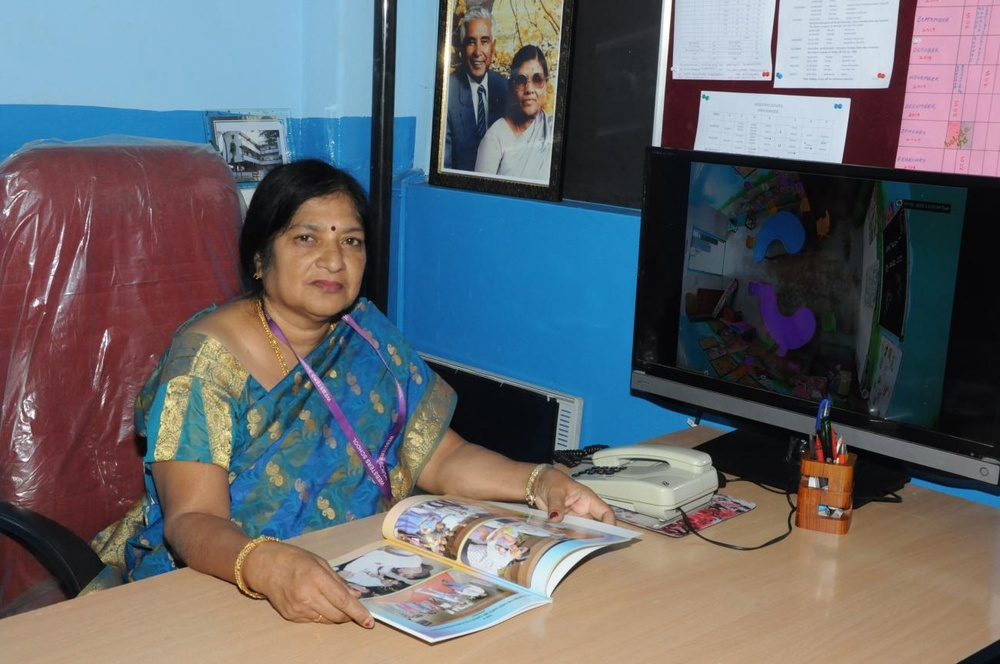
#> input picture imgs/013473d13190a0d847080987caf67eb7.jpeg, 1000 x 664 px, shrunk from 1300 x 863 before the run
$ python trim_gallery_images.py imgs/013473d13190a0d847080987caf67eb7.jpeg
#> lines starting #> are read from the running program, lines starting #| are printed output that depends on the picture
import os
import re
from PIL import Image, ImageChops

def trim_image(img):
    bg = Image.new(img.mode, img.size, img.getpixel((0,0)))
    diff = ImageChops.difference(img, bg)
    diff = ImageChops.add(diff, diff, 2.0, -100)
    bbox = diff.getbbox()
    if bbox:
        return img.crop(bbox)
    return img

import sys

def process_image(img_path):
    full_path = os.path.join(os.getcwd(), img_path)
    if os.path.exists(full_path):
        try:
            img = Image.open(full_path)
#> img is the input picture: PIL image 1000x664 RGB; mean R, G, B 101.7, 103.7, 108.6

            # Use the top-left pixel as the background color reference
            bg_color = img.getpixel((0, 0))
#> bg_color = (142, 189, 219)
            bg = Image.new(img.mode, img.size, bg_color)
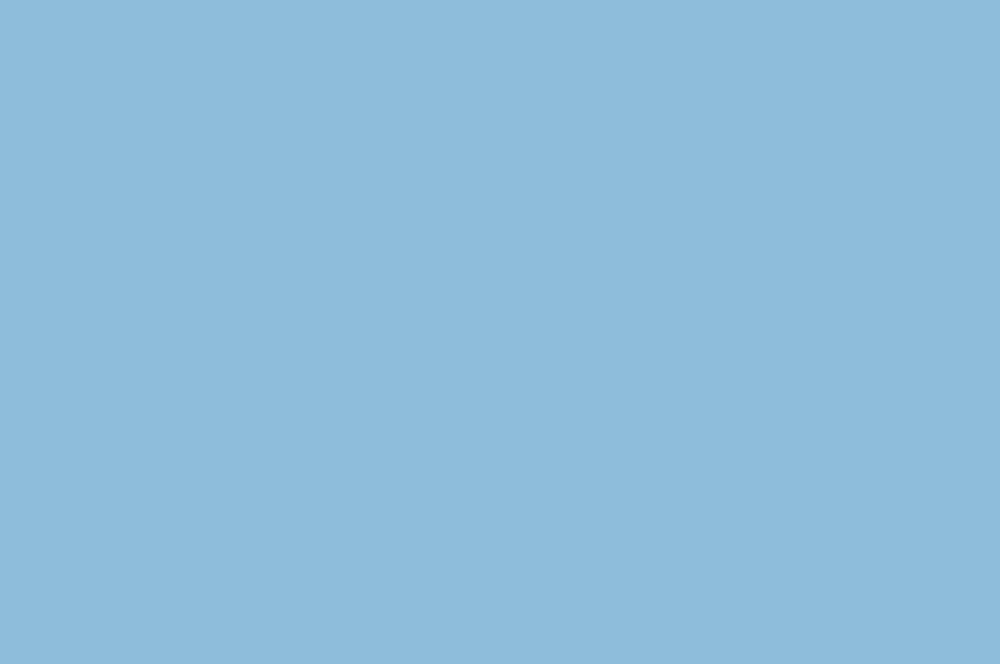
#> bg: PIL image 1000x664 RGB; mean R, G, B 142, 189, 219
            diff = ImageChops.difference(img, bg)
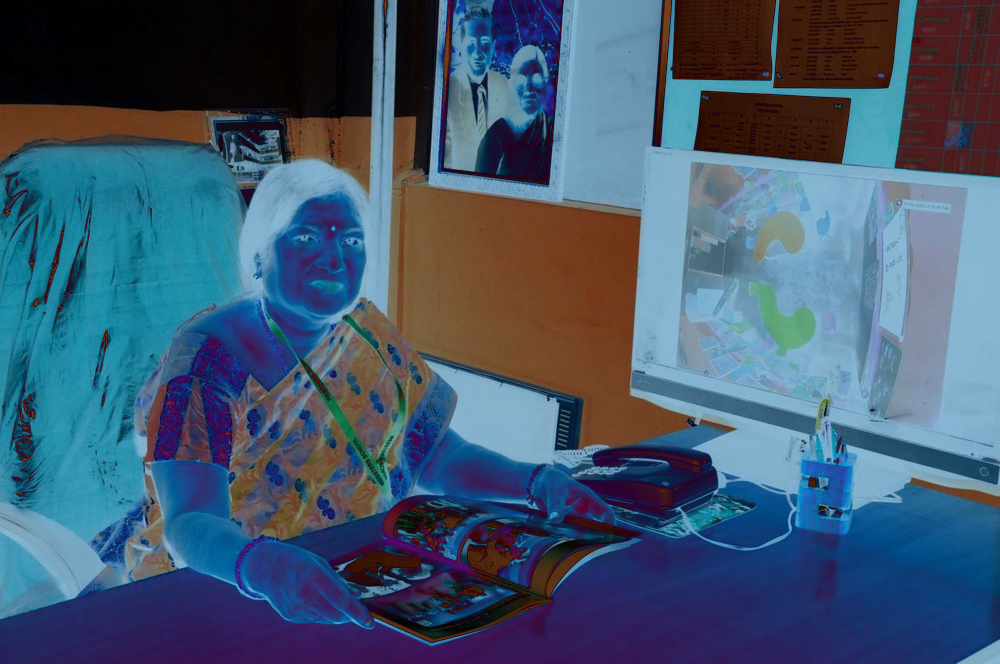
#> diff: PIL image 1000x664 RGB; mean R, G, B 66.2, 88.1, 111.3
            diff = ImageChops.add(diff, diff, 2.0, -100)
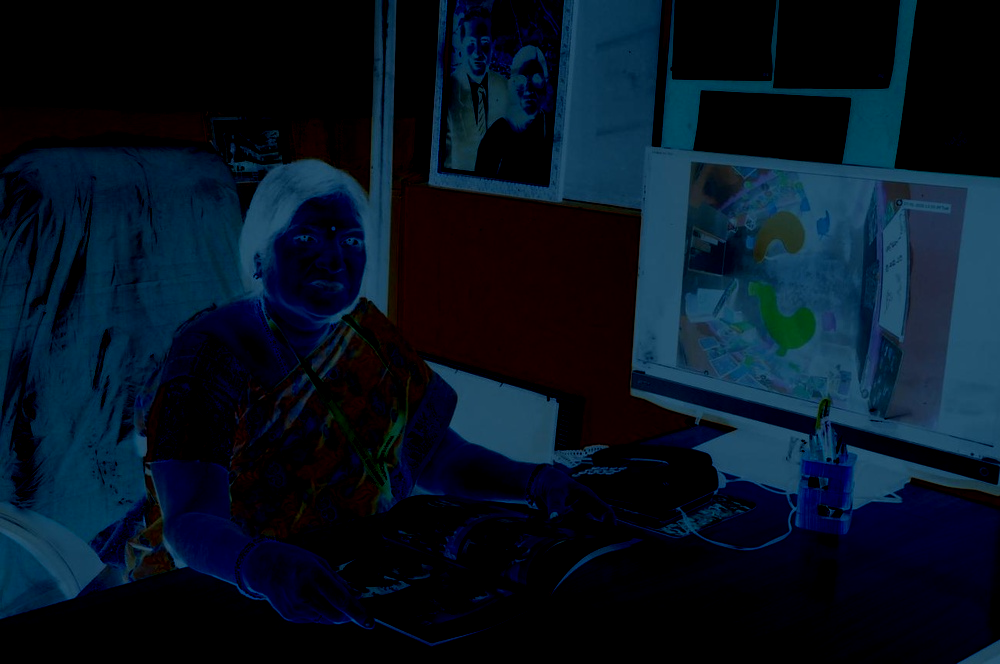
#> diff: PIL image 1000x664 RGB; mean R, G, B 6.9, 20.2, 34.2
            bbox = diff.getbbox()
#> bbox = (0, 0, 1000, 664)

            if bbox:
                trimmed_img = img.crop(bbox)
                if trimmed_img.size != img.size:
                    trimmed_img.save(full_path)
                    print(f"Trimmed: {img_path} (Old: {img.size} -> New: {trimmed_img.size})")
                    return True
            else:
                print(f"No content found in {img_path} (image might be solid color)")

        except Exception as e:
            print(f"Error processing {img_path}: {e}")
    else:
        print(f"File not found: {img_path}")
    return False

def main():
    if len(sys.argv) > 1:
        # Process files passed as arguments
        images = sys.argv[1:]
        print(f"Processing {len(images)} images provided via arguments...")
    else:
        # Default behavior: scan gallery.html
        gallery_file = 'gallery.html'
        if not os.path.exists(gallery_file):
            print(f"Error: {gallery_file} not found.")
            return

        with open(gallery_file, 'r') as f:
            content = f.read()

        # Find all images in imgs/ folder referenced in the file
        images = set(re.findall(r'imgs/[a-f0-9]+\.webp', content))
        print(f"Found {len(images)} unique images referenced in {gallery_file}")

    count = 0
    for img_path in images:
        if process_image(img_path):
            count += 1

    print(f"Finished. Trimmed {count} images.")

if __name__ == "__main__":
    main()

$ run again, on imgs/6db02ab2bfdf7ea7e66ac3324479051d.jpeg
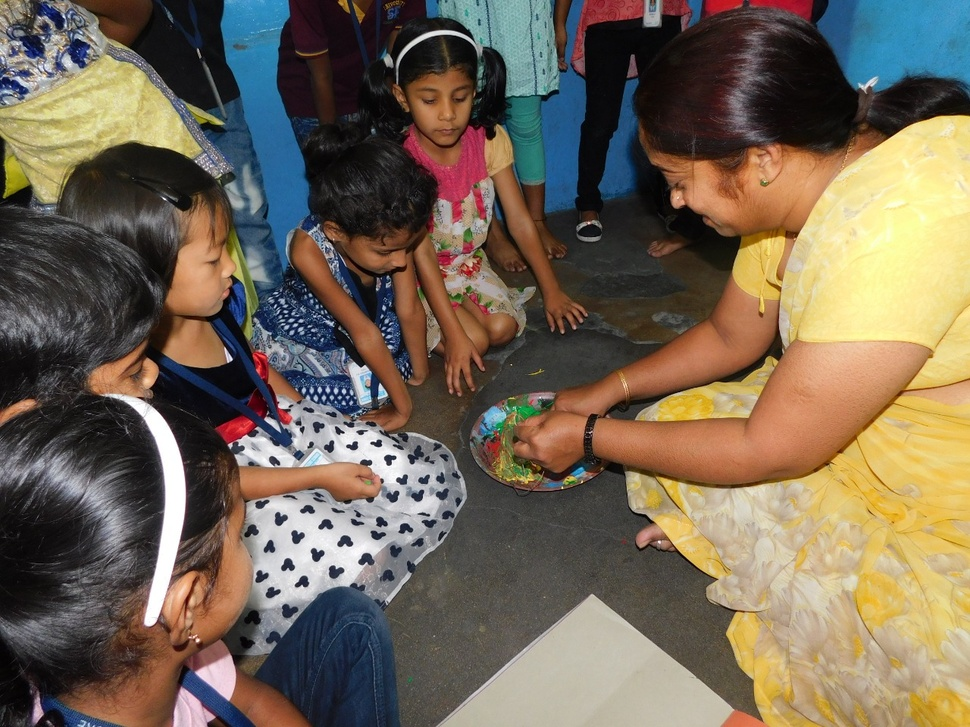
#> input picture imgs/6db02ab2bfdf7ea7e66ac3324479051d.jpeg, 970 x 727 px, shrunk from 1280 x 960 before the run
#> in process_image, img is the input picture: PIL image 970x727 RGB; mean R, G, B 115.5, 102.7, 86
#> bg_color = (162, 156, 78)
#> in process_image, `bg = Image.new(img.mode, img.size, bg_color)`:
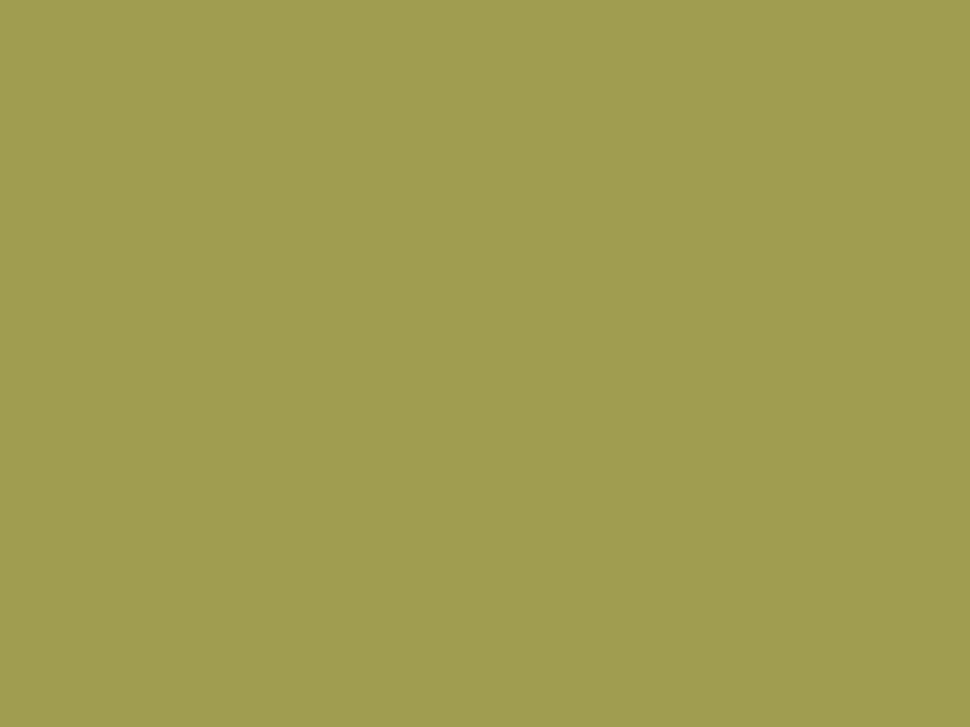
#> bg: PIL image 970x727 RGB; mean R, G, B 162, 156, 78
#> in process_image, `diff = ImageChops.add(diff, diff, 2.0, -100)`:
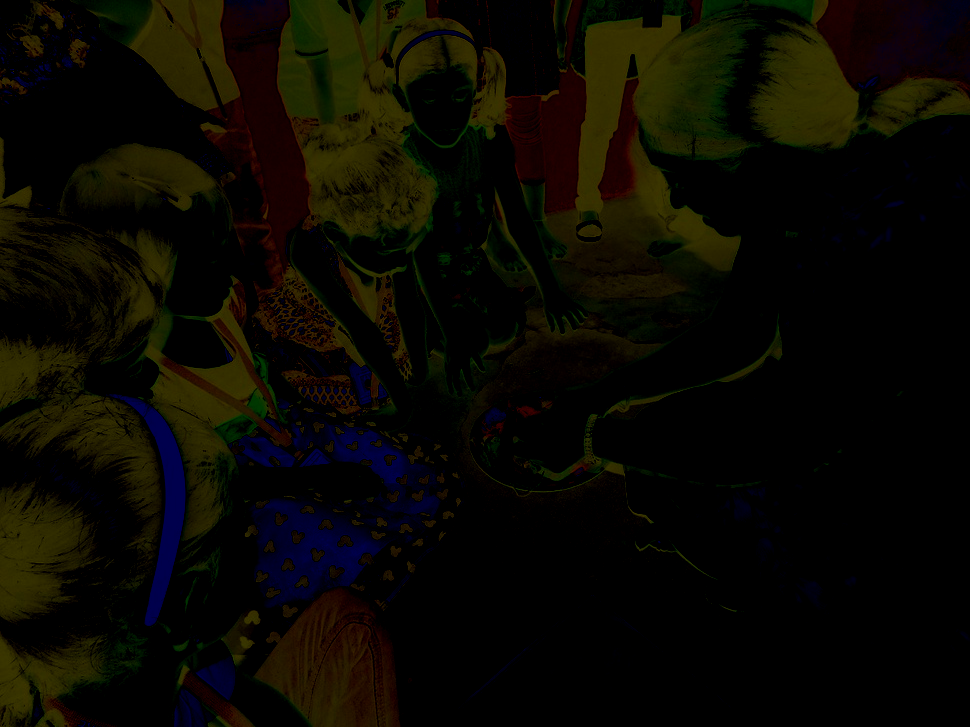
#> diff: PIL image 970x727 RGB; mean R, G, B 10.7, 8.8, 1.7
#> bbox = (0, 0, 970, 727)

$ run again, on imgs/a1251a96e46a05595bab472c440aefdd.jpeg
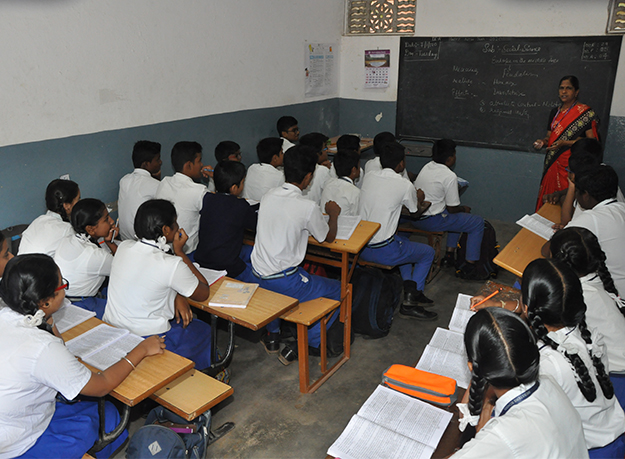
#> input picture imgs/a1251a96e46a05595bab472c440aefdd.jpeg, 625 x 459 px
#> in process_image, img is the input picture: PIL image 625x459 RGB; mean R, G, B 109.5, 106.5, 104.5
#> bg_color = (139, 139, 141)
#> in process_image, `diff = ImageChops.difference(img, bg)`:
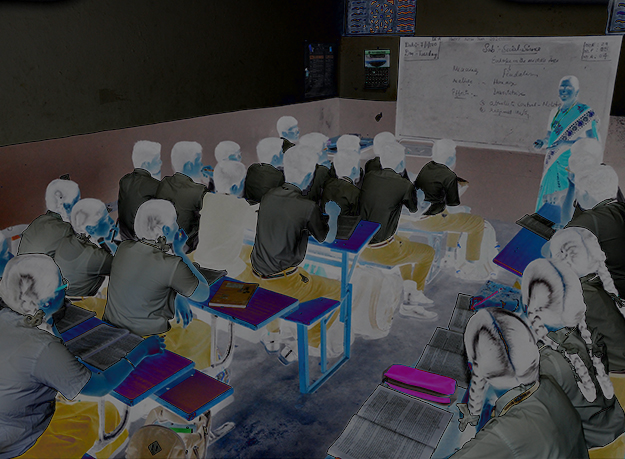
#> diff: PIL image 625x459 RGB; mean R, G, B 64.7, 65.2, 66.7
#> in process_image, `diff = ImageChops.add(diff, diff, 2.0, -100)`:
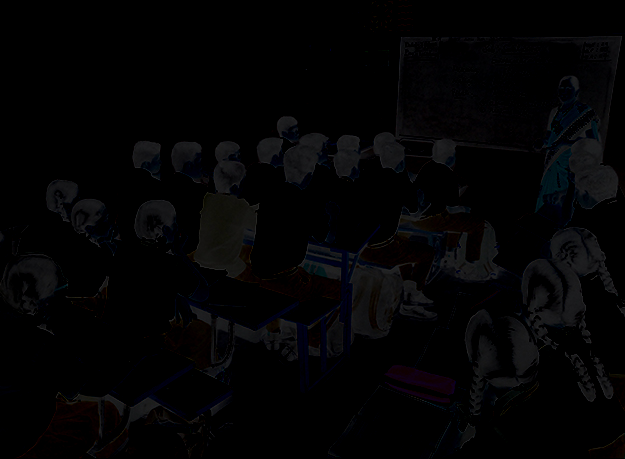
#> diff: PIL image 625x459 RGB; mean R, G, B 3.4, 3.3, 4.1
#> bbox = (0, 0, 625, 459)
